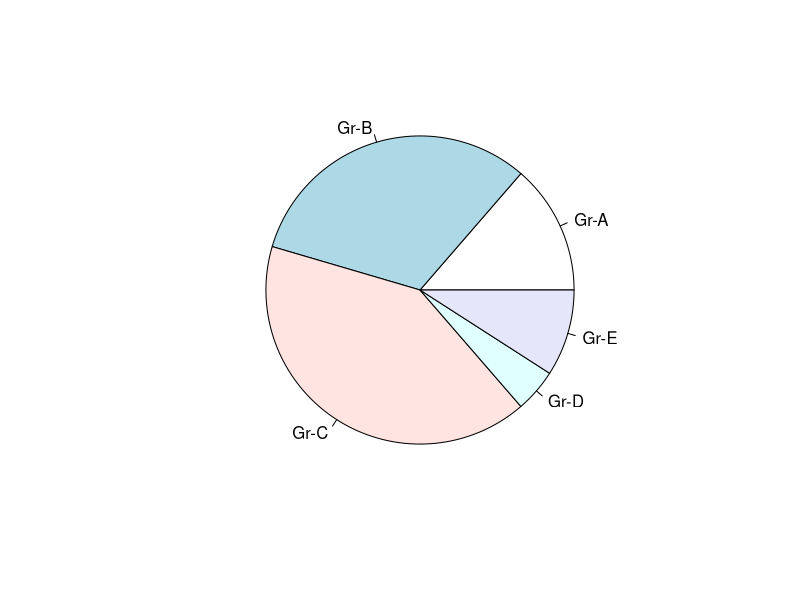

The R source for this figure:
# Title: pie
# Author: Bolun Xu
# Version: 1.0
# Date: 2025/4/2
# Description: 饼图 pie() 基础 标签

# Create Data
Prop <- c(3,7,9,1,2)

# Make the default Pie Plot
pie(Prop,
    labels = c("Gr-A","Gr-B","Gr-C","Gr-D","Gr-E")
)